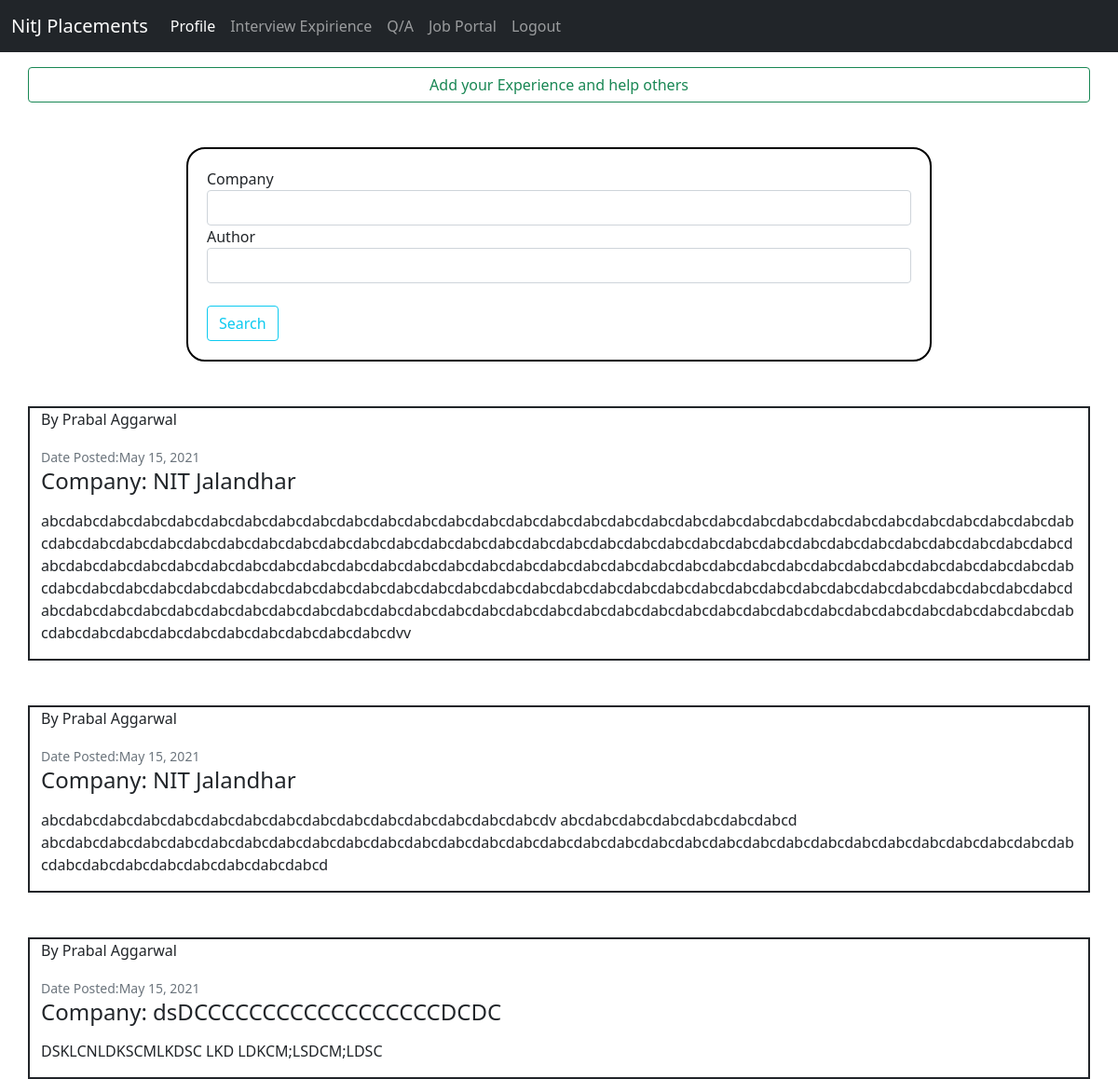
The app's page /interviews/ (signed in) with its own data.
### interviewExperience/models.py (models this page shows, shortened)
class interviewExp(models.Model):
    company = models.CharField(max_length = 100)
    content = models.TextField()
    date_posted = models.DateTimeField(default = timezone.now)
    author = models.ForeignKey(user_model.Student,on_delete=models.CASCADE)

### users/models.py (models this page shows)
class Student(models.Model):
    user = models.OneToOneField(User, on_delete=models.CASCADE)
    firstName = models.CharField(max_length=256)
    lastName = models.CharField(max_length=256)
    email = models.EmailField()
    ph_no = models.CharField(max_length=10)
    rollNumber = models.IntegerField()
    program = models.CharField(max_length = 5,default = 'BTech',choices = programChoice)
    department = models.CharField(max_length = 40,default = "Computer Science",choices = departmentChoice)
    year = models.IntegerField(default = 2017)
    def __str__(self):
        return self.firstName + " " + self.lastName

### interviewExperience/views.py (the view)
# urls.py: path('',interview_views.index,name = 'interview'),
@login_required
def index(request):
    form = filterForm()
    qs = interviewExp.objects.all()
    company = request.GET.get('company')
    authorName = request.GET.get('author')
    if company is not None and company != '':
        qs = qs.filter(company__icontains = company)
    if authorName is not None and authorName != '':
        qs = qs.filter(author__firstName__icontains = authorName)
    context = {
        'form':form,
        'interviewExp':qs
    }
    return render(request,'interviewExperience/index.html',context)

### interviewExperience/forms.py
class filterForm(forms.ModelForm):
    company = forms.CharField(max_length = 100,required = False)
    author = forms.CharField(max_length = 100,required = False)
    class Meta:
        model = interviewExp
        fields = ['company','author']

### templates/interviewExperience/index.html (shortened to what this page needs)
{% extends "users/baseAuth.html"%}
{% load static %}
{% load crispy_forms_tags %}
{% block headBlock %}
<link rel="stylesheet" href="{% static 'users/index.css' %}">
{% endblock %}
{% block bodyBlock %}
<div class = "container mt-3">
    <div class="row justify-content-center myWhite">
        <a class="btn btn-outline-success" href="{% url 'newInterview'%}">
          Add your Experience and help others
        </a>
    </div>
  </div>
  <div class="container formClass col-md-8 mt-5 myWhite">
    <div class="row justify-content-center">
            <form method="GET">
                {{ form|crispy }}
                <button class = "btn btn-outline-info mt-4" type="submit">
                    Search
                </button>
            </form>
    </div>
</div>
<div class="container">
    {% for post in interviewExp%}
    <div class="row justify-content-center border border-2 border-dark mt-5 myWhite">
        <article class="media content-section borderClass">
            <div class="media-body">
                <div class="article-metadata">
                    <p class="mr-2">By {{ post.author }} </p>
                    <small class="text-muted">Date Posted:{{ post.date_posted|date:"F d, Y" }}</small>
                </div>
                <h4>
                    <p class="article-title">Company: {{ post.company }}</a>
                </h4>
                <p class="article-content">{{ post.content }}</p>
            </div>
        </article>
    </div>
    {% endfor %}
</div>
{% endblock bodyBlock %}

### static/main.css (style rules this page uses)
.myWhite { background-color:white; }

### static/users/index.css (style rules this page uses)
.formClass { border: 2px solid black; border-radius: 20px; padding: 20px; }

### templates/interviewExperience/index.html (style rules this page uses)
body { word-wrap: break-word; }

### records on screen
interviewExp: author "Prabal Aggarwal", date_posted "May 15, 2021", company "NIT Jalandhar", content "abcdabcdabcdabcdabcdabcdabcdabcdabcdabcdabcdabcdabcdabcdabcdabcdabcdabcdabcdabcdabcdabcdabcdabcdabcdabcdabcdabcdabcdabcdabcdabcdabcdabcdabcdabcdabcdabcdabcdabcdabcdabcdabcdabcdabcdabcdabcdabcdabcdabcdabcdabcdabcdabcdabcdabcdabcdabcdabcdabcdabcdabcdabcdabcdabcdabcdabcdabcdabcdabcdabcdabcdabcdabcdabcdabcdabcdabcdabcdabcdabcdabcdabcdabcdabcdabcdabcdabcdabcdabcdabcdabcdabcdabcdabcdabcdabcdabcdabcdabcdabcdabcdabcdabcdabcdabcdabcdabcdabcdabcdabcdabcdabcdabcdabcdabcdabcdabcdabcdabcdabcdabcdabcdabcdabcdabcdabcdabcdabcdabcdabcdabcdabcdabcdabcdabcdabcdabcdabcdabcdabcdabcdabcdabcdabcdabcdabcdabcdabcdabcdabcdabcdabcdabcdabcdabcdabcdabcdabcdabcdabcdabcdabcdvv"
interviewExp: author "Prabal Aggarwal", date_posted "May 15, 2021", company "NIT Jalandhar", content "abcdabcdabcdabcdabcdabcdabcdabcdabcdabcdabcdabcdabcdabcdabcdv abcdabcdabcdabcdabcdabcdabcd abcdabcdabcdabcdabcdabcdabcdabcdabcdabcdabcdabcdabcdabcdabcdabcdabcdabcdabcdabcdabcdabcdabcdabcdabcdabcdabcdabcdabcdabcdabcdabcdabcdabcdabcdabcdabcdabcdabcd"
interviewExp: author "Prabal Aggarwal", date_posted "May 15, 2021", company "dsDCCCCCCCCCCCCCCCCCCDCDC", content "DSKLCNLDKSCMLKDSC LKD LDKCM;LSDCM;LDSC"
